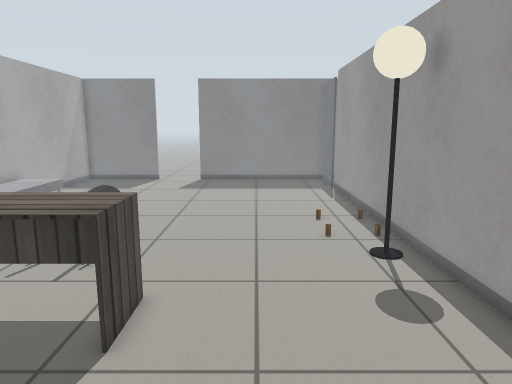
View 1 (above)

16 first-person views from a walk through a robot-simulator world made for Gazebo. The camera is 1.1 m above the floor, tilts 10° down and sees 70° across. The floor is counted in squares, 0.25 m on a side. Each view is taken from the middle of a square. On the plan, view 1 faces up. The plan holds only what a view shows up to about 20 squares ahead; the rest is blank. The place goes on beyond the plan. Simple patterns stand in for the simulator's built-in surfaces. Simple shapes stand in for some stock models. Some surface patterns are stand-ins.

View 2
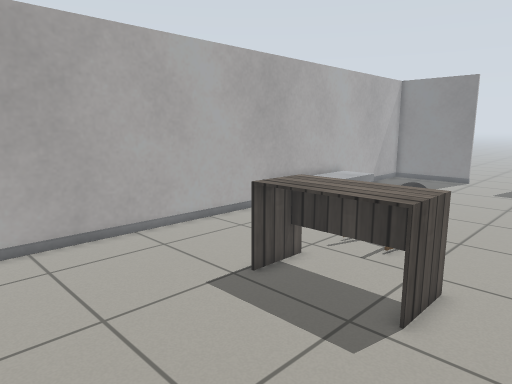

View 3
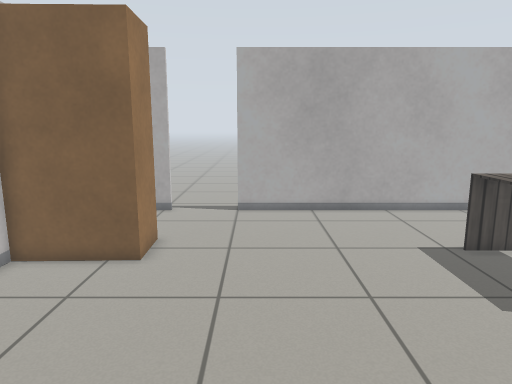

View 4
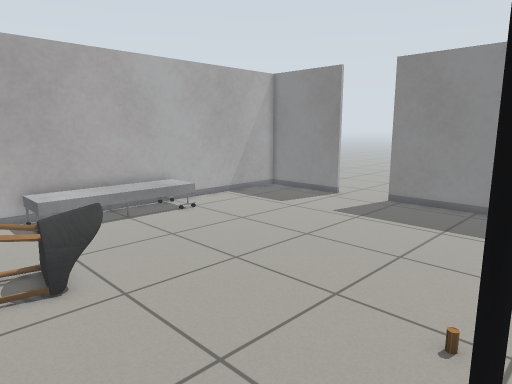

View 5
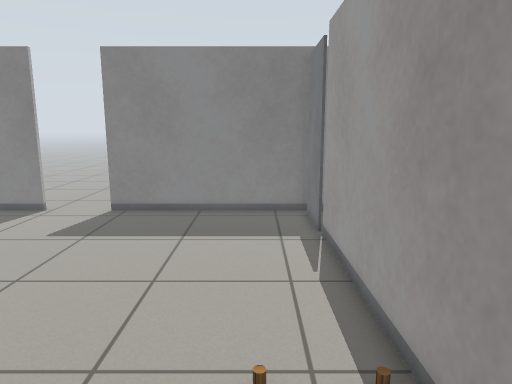

View 6
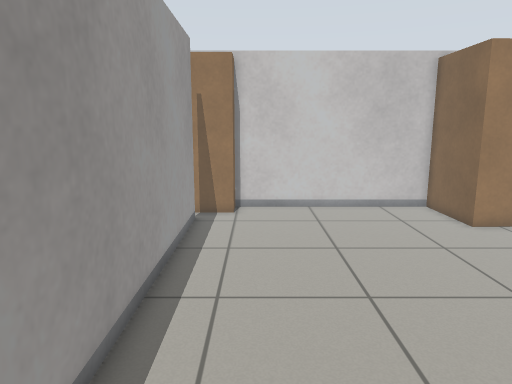

View 7
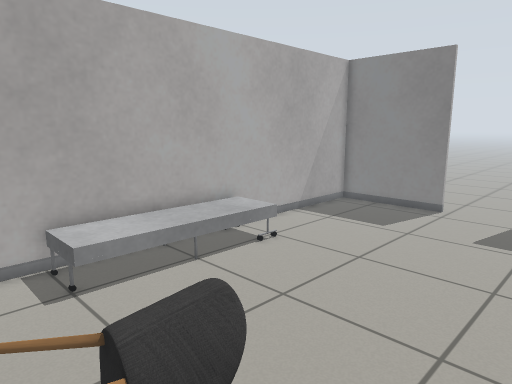

View 8
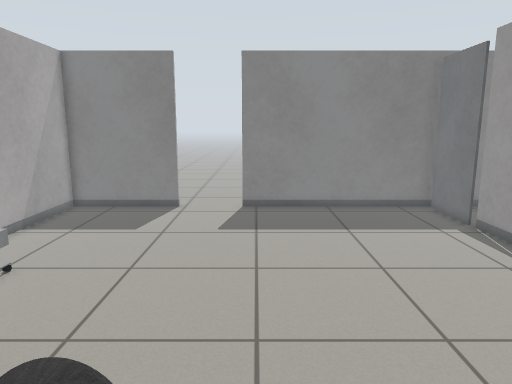

View 9
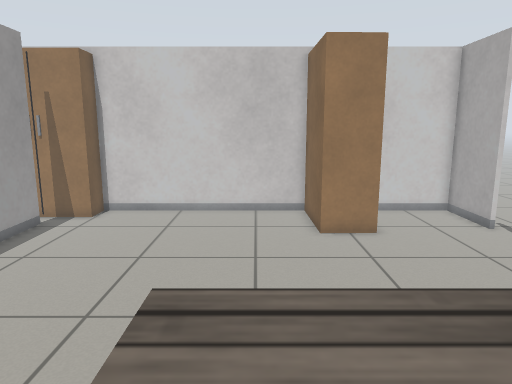

View 10
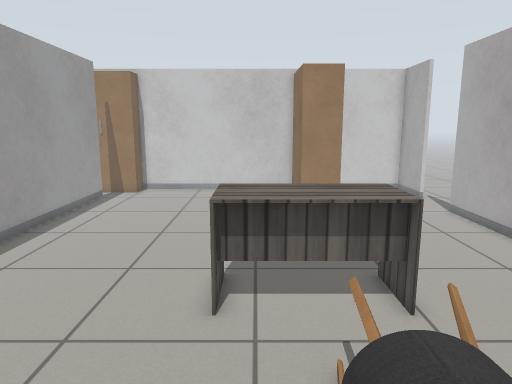

View 11
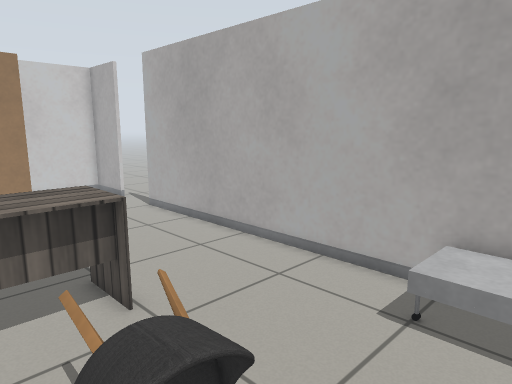

View 12
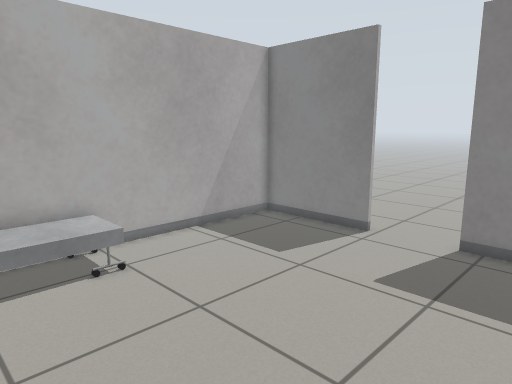

View 13
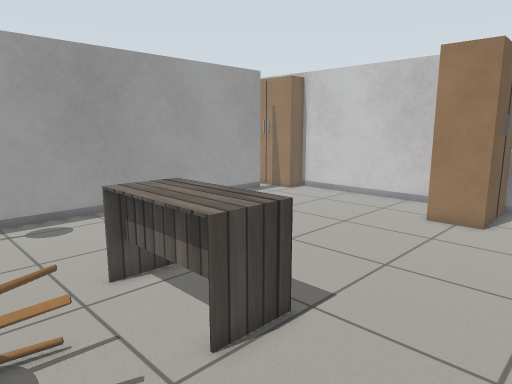

View 14
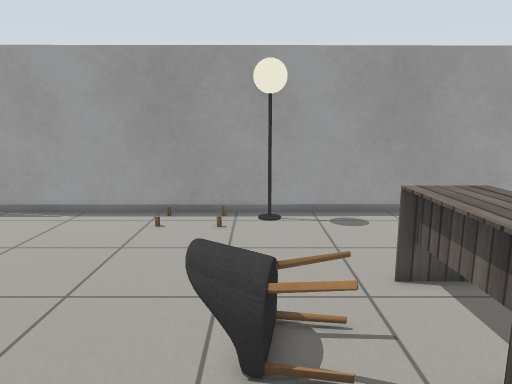

View 15
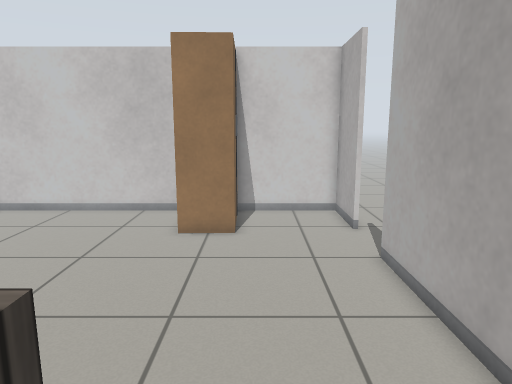

View 16
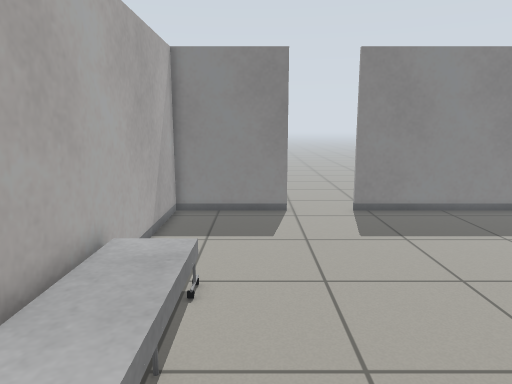

### Floor plan
Key: @ floor where view 1 was taken; # wall or solid block; x gap in a wall; . floor; B bed; C chair; L lamp; E desk; W wardrobe; R door leaf.
Columns run from 14 left of view 1 to 9 right of it. Each row starts with its distance up from view 1.
 31 #######..###############
 30 #...................R..
 29 #...................R.
 28 #...................R.
 27 #...................x
 26 #...................#
 25 #...................#
 24 #...................#
 23 #...................#
 22 #BB.................#
 21 BBB.................#
 20 BBB.................#
 19 BBB.................#
 18 BBB.................#
 17 BBB.................#
 16 BBB.................#
 15 BBB.................#
 14 BBB....CCC..........#
 13 #......CCC........LL#
 12 #......CC.........LL#
 11 #......CC...........#
 10 #...................#
  9 #.....EEEEEE........#
  8 #.....EEEEEE........#
  7 #.....EEEEEE........#
  6 #...................#
  5 #...................#
  4 #...................#
  3 #...................#
  2 #...................#
  1 #...................#
  0 #.............@.....#
 -1 #...................#
 -2 #...................#
 -3 ....................#
 -4 ....................#
 -5 .....WWW............#
 -6 #....W W............#
 -7 #....W W.............
 -8 #....W W..........WWWW
 -9 ###### W###########

Positions as (right, up) in squares from view 1, and headings:
1: (0, 0), facing up
2: (0, -1), facing up-left
3: (5, -1), facing left
4: (5, 10), facing up-left
5: (3, 12), facing up
6: (3, 11), facing down
7: (-2, 11), facing up-left
8: (-4, 11), facing up
9: (-4, 10), facing down
10: (-4, 17), facing down
11: (-4, 17), facing down-left
12: (-1, 17), facing up-left
13: (-13, 13), facing down-right
14: (-13, 13), facing right
15: (-10, 10), facing down
16: (-10, 12), facing up
